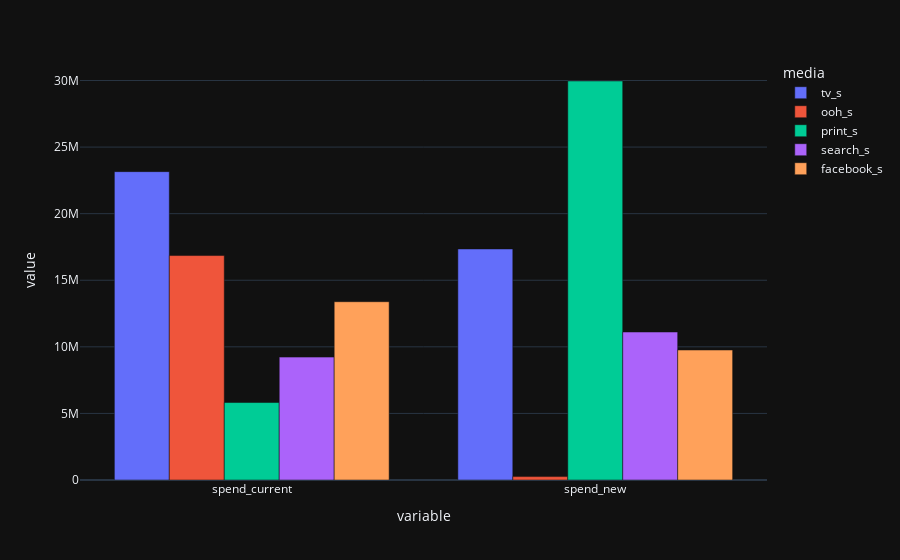

The code cell stored with this chart in its notebook:
### Code cell
media_spend_rebalanced_df \
    .melt(
        id_vars='media'
    ) \
    .pipe(
        px.bar,
        x = 'variable', 
        y = 'value',
        color = 'media', 
        barmode = 'group',
        template = 'plotly_dark'
    )

### Figure 1 — Plotly figure (JSON) as saved in the notebook; plotly's stock layout.template omitted (floating-point values rounded to 4 significant figures)
{"data": [{"alignmentgroup": "True", "hovertemplate": "media=tv_s<br>variable=%{x}<br>value=%{y}<extra></extra>", "legendgroup": "tv_s", "marker": {"color": "#636efa", "pattern": {"shape": ""}}, "name": "tv_s", "offsetgroup": "tv_s", "orientation": "v", "showlegend": true, "textposition": "auto", "type": "bar", "x": ["spend_current", "spend_new"], "xaxis": "x", "y": [23160000.0, 17350000.0], "yaxis": "y"}, {"alignmentgroup": "True", "hovertemplate": "media=ooh_s<br>variable=%{x}<br>value=%{y}<extra></extra>", "legendgroup": "ooh_s", "marker": {"color": "#EF553B", "pattern": {"shape": ""}}, "name": "ooh_s", "offsetgroup": "ooh_s", "orientation": "v", "showlegend": true, "textposition": "auto", "type": "bar", "x": ["spend_current", "spend_new"], "xaxis": "x", "y": [16854997, 255500.0], "yaxis": "y"}, {"alignmentgroup": "True", "hovertemplate": "media=print_s<br>variable=%{x}<br>value=%{y}<extra></extra>", "legendgroup": "print_s", "marker": {"color": "#00cc96", "pattern": {"shape": ""}}, "name": "print_s", "offsetgroup": "print_s", "orientation": "v", "showlegend": true, "textposition": "auto", "type": "bar", "x": ["spend_current", "spend_new"], "xaxis": "x", "y": [5817000.0, 29960000.0], "yaxis": "y"}, {"alignmentgroup": "True", "hovertemplate": "media=search_s<br>variable=%{x}<br>value=%{y}<extra></extra>", "legendgroup": "search_s", "marker": {"color": "#ab63fa", "pattern": {"shape": ""}}, "name": "search_s", "offsetgroup": "search_s", "orientation": "v", "showlegend": true, "textposition": "auto", "type": "bar", "x": ["spend_current", "spend_new"], "xaxis": "x", "y": [9228200, 11110000.0], "yaxis": "y"}, {"alignmentgroup": "True", "hovertemplate": "media=facebook_s<br>variable=%{x}<br>value=%{y}<extra></extra>", "legendgroup": "facebook_s", "marker": {"color": "#FFA15A", "pattern": {"shape": ""}}, "name": "facebook_s", "offsetgroup": "facebook_s", "orientation": "v", "showlegend": true, "textposition": "auto", "type": "bar", "x": ["spend_current", "spend_new"], "xaxis": "x", "y": [13390000.0, 9763000.0], "yaxis": "y"}], "layout": {"barmode": "group", "legend": {"title": {"text": "media"}, "tracegroupgap": 0}, "margin": {"t": 60}, "xaxis": {"anchor": "y", "domain": [0, 1], "title": {"text": "variable"}}, "yaxis": {"anchor": "x", "domain": [0, 1], "title": {"text": "value"}}}}
